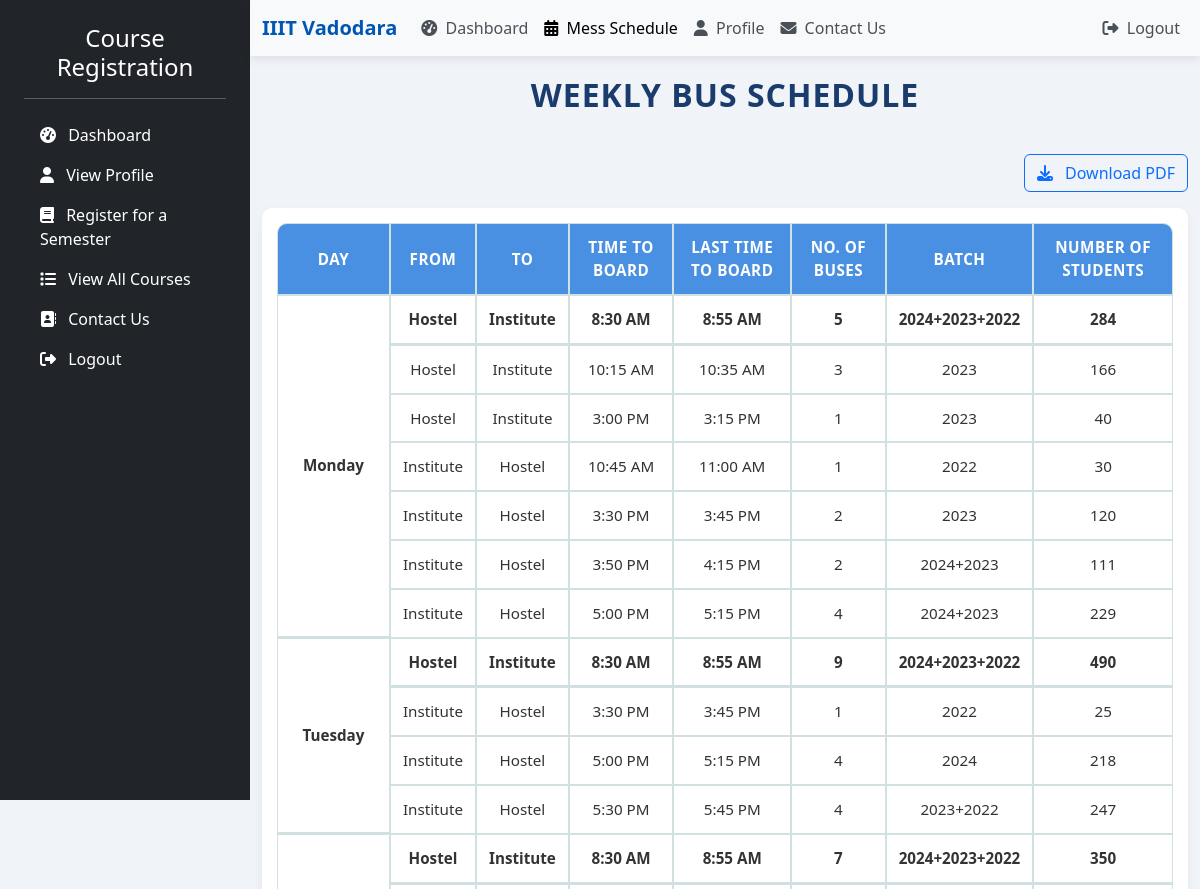
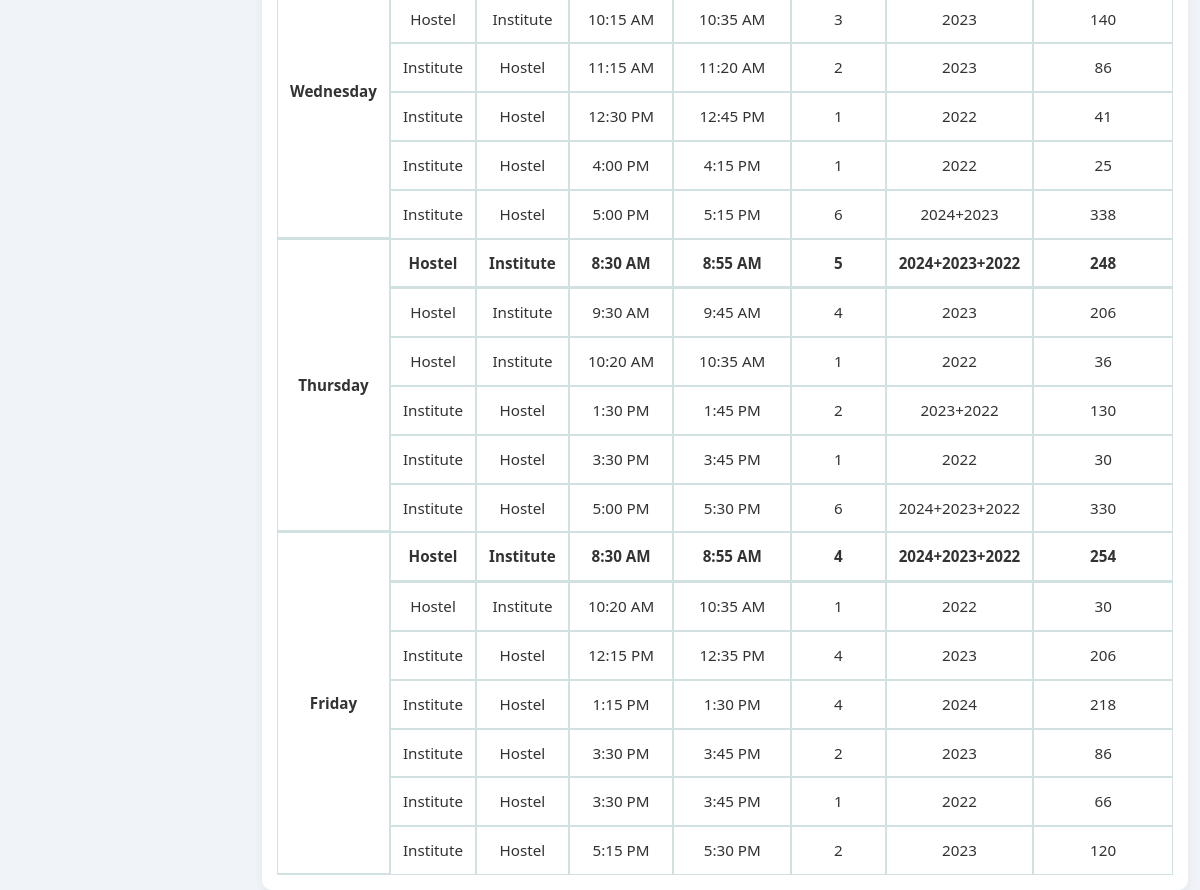
/accounts/bus_schedule/ (signed in), run on the app's committed database (2 pictures, top to bottom).
### accounts/models.py (models this page shows, shortened)
class BusSchedule(models.Model):
    day = models.CharField(max_length=10)  # e.g., "Monday"
    from_location = models.CharField(max_length=50)  # e.g., "Hostel"
    to_location = models.CharField(max_length=50)  # e.g., "Institute"
    time_to_board = models.CharField(max_length=10)  # e.g., "8:30 AM"
    last_time_to_board = models.CharField(max_length=10)  # e.g., "8:55 AM"
    no_of_buses = models.IntegerField()  # e.g., 5
    batch = models.CharField(max_length=50)  # e.g., "2024+2023+2022"
    no_of_students = models.IntegerField()  # e.g., 284

### accounts/views.py (the view)
# urls.py: path('bus_schedule/', views.bus_schedule, name='bus_schedule'),
def bus_schedule(request):
    email = request.session.get('student_email')
    if not email:
        messages.error(request, "User session expired. Please log in again.")
        return redirect('login')
    schedules = BusSchedule.objects.all()
    days = ['Monday', 'Tuesday', 'Wednesday', 'Thursday', 'Friday']
    schedules_by_day = {day: [] for day in days}
    for schedule in schedules:
        if schedule.day in days:
            schedules_by_day[schedule.day].append(schedule)
    return render(request, 'accounts/bus_schedule.html', {
        'schedules_by_day': schedules_by_day,
    })

### accounts/templates/accounts/bus_schedule.html (shortened to what this page needs)
{% load static %}
<!DOCTYPE html>
<html lang="en">
<head>
    <link href="https://cdn.jsdelivr.net/npm/bootstrap@5.3.0/dist/css/bootstrap.min.css" rel="stylesheet">
    <link rel="stylesheet" href="https://cdnjs.cloudflare.com/ajax/libs/font-awesome/6.4.0/css/all.min.css">
</head>
<body>
    <div class="d-flex">
        <div class="bg-dark text-white sidebar" style="width: 250px; min-height: 100vh; position: fixed;">
            <div class="p-4">
                <h4 class="text-center">Course Registration</h4>
                <hr class="bg-light">
                <ul class="nav flex-column">
                    <li class="nav-item">
                        <a class="nav-link text-white active" href="{% url 'dashboard' %}">
                            <i class="fas fa-tachometer-alt me-2"></i> Dashboard
                        </a>
                    </li>
                    <li class="nav-item">
                        <a class="nav-link text-white" href="{% url 'profile' %}">
                            <i class="fas fa-user me-2"></i> View Profile
                        </a>
                    </li>
                    <li class="nav-item">
                        <a class="nav-link text-white" href="{% url 'register_student' %}">
                            <i class="fas fa-book me-2"></i> Register for a Semester
                        </a>
                    </li>
                    <li class="nav-item">
                        <a class="nav-link text-white" href="{% url 'all_courses' %}">
                            <i class="fas fa-list me-2"></i> View All Courses
                        </a>
                    </li>
                    <li class="nav-item">
                        <a class="nav-link text-white" href="{% url 'contact_us' %}">
                            <i class="fas fa-address-book me-2"></i> Contact Us
                        </a>
                    </li>
                    <li class="nav-item">
                        <a class="nav-link text-white" href="{% url 'logout' %}">
                            <i class="fas fa-sign-out-alt me-2"></i> Logout
                        </a>
                    </li>
                </ul>
            </div>
        </div>
        <div class="main-content" style="margin-left: 250px; width: calc(100% - 250px);">
    <nav class="navbar navbar-expand-lg navbar-light bg-light">
        <div class="container-fluid">
            <a class="navbar-brand" href="{% url 'dashboard' %}">IIIT Vadodara</a>
            <div class="collapse navbar-collapse" id="navbarNav">
                <ul class="navbar-nav me-auto">
                    <li class="nav-item">
                        <a class="nav-link" href="{% url 'dashboard' %}"><i class="fas fa-tachometer-alt me-1"></i> Dashboard</a>
                    </li>
                    <li class="nav-item">
                        <a class="nav-link active" href="{% url 'mess_schedule' %}"><i class="fas fa-calendar-alt me-1"></i> Mess Schedule</a>
                    </li>
                    <li class="nav-item">
                        <a class="nav-link" href="{% url 'profile' %}"><i class="fas fa-user me-1"></i> Profile</a>
                    </li>
                    <li class="nav-item">
                        <a class="nav-link" href="{% url 'contact_us' %}"><i class="fas fa-envelope me-1"></i> Contact Us</a>
                    </li>
                </ul>
                <ul class="navbar-nav">
                    <li class="nav-item">
                        <a class="nav-link" href="{% url 'logout' %}"><i class="fas fa-sign-out-alt me-1"></i> Logout</a>
                    </li>
                </ul>
            </div>
        </div>
    </nav>
    <div class="container">
        <h2>Weekly Bus Schedule</h2>
        <div class="text-end mb-3">
            <button class="btn btn-outline-primary" onclick="downloadPDF()"><i class="fas fa-download me-2"></i> Download PDF</button>
        </div>
        <div class="table-container">
            <div class="table-responsive">
                <table class="table">
                    <thead>
                        <tr>
                            <th>Day</th>
                            <th>From</th>
                            <th>To</th>
                            <th>Time to Board</th>
                            <th>Last Time to Board</th>
                            <th>No. of Buses</th>
                            <th>Batch</th>
                            <th>Number of Students</th>
                        </tr>
                    </thead>
                    <tbody>
                        {% for day, schedules in schedules_by_day.items %}
                            {% for schedule in schedules %}
                                <tr {% if forloop.first %}class="day-row"{% endif %}>
                                    {% if forloop.first %}
                                        <td rowspan="{{ schedules|length }}">{{ schedule.day }}</td>
                                    {% endif %}
                                    <td>{{ schedule.from_location }}</td>
                                    <td>{{ schedule.to_location }}</td>
                                    <td>{{ schedule.time_to_board }}</td>
                                    <td>{{ schedule.last_time_to_board }}</td>
                                    <td>{{ schedule.no_of_buses }}</td>
                                    <td>{{ schedule.batch }}</td>
                                    <td>{{ schedule.no_of_students }}</td>
                                </tr>
                            {% endfor %}
                        {% endfor %}
                    </tbody>
                </table>
            </div>
        </div>
    </div>
</body>
</html>

### accounts/templates/accounts/bus_schedule.html (style rules this page uses)
body { background-color: #f0f4f8; font-family: 'Segoe UI', Tahoma, Geneva, Verdana, sans-serif; min-height: 100vh; }
.navbar { box-shadow: 0 2px 10px rgba(0, 0, 0, 0.1); }
.navbar-brand { font-weight: 600; color: #0056b3 !important; }
.navbar-nav .nav-link { color: #495057; transition: color 0.3s ease; }
.container { max-width: 1400px; margin: 0 auto; padding-top: 20px; }
h2 { color: #1a3c6d; text-align: center; margin-bottom: 40px; font-weight: 600; text-transform: uppercase; letter-spacing: 1px; }
.table-container { background-color: #ffffff; border-radius: 10px; box-shadow: 0 4px 12px rgba(0, 0, 0, 0.05); overflow: hidden; padding: 15px; }
.table { margin-bottom: 0; border-collapse: separate; border-spacing: 0; }
.table th, .table td { vertical-align: middle; text-align: center; padding: 12px; border: 1px solid #d1e0e0; font-size: 0.95rem; }
.table th { background-color: #4a90e2; color: #ffffff; font-weight: 600; text-transform: uppercase; letter-spacing: 0.5px; position: sticky; top: 0; z-index: 1; }
.table th:first-child { border-top-left-radius: 10px; }
.table th:last-child { border-top-right-radius: 10px; }
.table td { background-color: #ffffff; color: #333333; transition: background-color 0.3s ease; }
.day-row { background-color: #e6f0fa; font-weight: 600; }
.day-row td { border-bottom: 2px solid #d1e0e0; }

### data on the page
BusSchedule: day "Monday", from_location "Hostel", to_location "Institute", time_to_board "8:30 AM", last_time_to_board "8:55 AM", no_of_buses "5", batch "2024+2023+2022", no_of_students "284"
BusSchedule: from_location "Hostel", to_location "Institute", time_to_board "10:15 AM", last_time_to_board "10:35 AM", no_of_buses "3", batch "2023", no_of_students "166"
BusSchedule: from_location "Hostel", to_location "Institute", time_to_board "3:00 PM", last_time_to_board "3:15 PM", no_of_buses "1", batch "2023", no_of_students "40"
BusSchedule: from_location "Institute", to_location "Hostel", time_to_board "10:45 AM", last_time_to_board "11:00 AM", no_of_buses "1", batch "2022", no_of_students "30"
BusSchedule: from_location "Institute", to_location "Hostel", time_to_board "3:30 PM", last_time_to_board "3:45 PM", no_of_buses "2", batch "2023", no_of_students "120"
BusSchedule: from_location "Institute", to_location "Hostel", time_to_board "3:50 PM", last_time_to_board "4:15 PM", no_of_buses "2", batch "2024+2023", no_of_students "111"
BusSchedule: from_location "Institute", to_location "Hostel", time_to_board "5:00 PM", last_time_to_board "5:15 PM", no_of_buses "4", batch "2024+2023", no_of_students "229"
BusSchedule: day "Tuesday", from_location "Hostel", to_location "Institute", time_to_board "8:30 AM", last_time_to_board "8:55 AM", no_of_buses "9", batch "2024+2023+2022", no_of_students "490"
BusSchedule: from_location "Institute", to_location "Hostel", time_to_board "3:30 PM", last_time_to_board "3:45 PM", no_of_buses "1", batch "2022", no_of_students "25"
BusSchedule: from_location "Institute", to_location "Hostel", time_to_board "5:00 PM", last_time_to_board "5:15 PM", no_of_buses "4", batch "2024", no_of_students "218"
BusSchedule: from_location "Institute", to_location "Hostel", time_to_board "5:30 PM", last_time_to_board "5:45 PM", no_of_buses "4", batch "2023+2022", no_of_students "247"
BusSchedule: day "Wednesday", from_location "Hostel", to_location "Institute", time_to_board "8:30 AM", last_time_to_board "8:55 AM", no_of_buses "7", batch "2024+2023+2022", no_of_students "350"
BusSchedule: from_location "Hostel", to_location "Institute", time_to_board "10:15 AM", last_time_to_board "10:35 AM", no_of_buses "3", batch "2023", no_of_students "140"
BusSchedule: from_location "Institute", to_location "Hostel", time_to_board "11:15 AM", last_time_to_board "11:20 AM", no_of_buses "2", batch "2023", no_of_students "86"
BusSchedule: from_location "Institute", to_location "Hostel", time_to_board "12:30 PM", last_time_to_board "12:45 PM", no_of_buses "1", batch "2022", no_of_students "41"
BusSchedule: from_location "Institute", to_location "Hostel", time_to_board "4:00 PM", last_time_to_board "4:15 PM", no_of_buses "1", batch "2022", no_of_students "25"
BusSchedule: from_location "Institute", to_location "Hostel", time_to_board "5:00 PM", last_time_to_board "5:15 PM", no_of_buses "6", batch "2024+2023", no_of_students "338"
BusSchedule: day "Thursday", from_location "Hostel", to_location "Institute", time_to_board "8:30 AM", last_time_to_board "8:55 AM", no_of_buses "5", batch "2024+2023+2022", no_of_students "248"
BusSchedule: from_location "Hostel", to_location "Institute", time_to_board "9:30 AM", last_time_to_board "9:45 AM", no_of_buses "4", batch "2023", no_of_students "206"
BusSchedule: from_location "Hostel", to_location "Institute", time_to_board "10:20 AM", last_time_to_board "10:35 AM", no_of_buses "1", batch "2022", no_of_students "36"
BusSchedule: from_location "Institute", to_location "Hostel", time_to_board "1:30 PM", last_time_to_board "1:45 PM", no_of_buses "2", batch "2023+2022", no_of_students "130"
BusSchedule: from_location "Institute", to_location "Hostel", time_to_board "3:30 PM", last_time_to_board "3:45 PM", no_of_buses "1", batch "2022", no_of_students "30"
BusSchedule: from_location "Institute", to_location "Hostel", time_to_board "5:00 PM", last_time_to_board "5:30 PM", no_of_buses "6", batch "2024+2023+2022", no_of_students "330"
BusSchedule: day "Friday", from_location "Hostel", to_location "Institute", time_to_board "8:30 AM", last_time_to_board "8:55 AM", no_of_buses "4", batch "2024+2023+2022", no_of_students "254"
BusSchedule: from_location "Hostel", to_location "Institute", time_to_board "10:20 AM", last_time_to_board "10:35 AM", no_of_buses "1", batch "2022", no_of_students "30"
BusSchedule: from_location "Institute", to_location "Hostel", time_to_board "12:15 PM", last_time_to_board "12:35 PM", no_of_buses "4", batch "2023", no_of_students "206"
BusSchedule: from_location "Institute", to_location "Hostel", time_to_board "1:15 PM", last_time_to_board "1:30 PM", no_of_buses "4", batch "2024", no_of_students "218"
BusSchedule: from_location "Institute", to_location "Hostel", time_to_board "3:30 PM", last_time_to_board "3:45 PM", no_of_buses "2", batch "2023", no_of_students "86"
BusSchedule: from_location "Institute", to_location "Hostel", time_to_board "3:30 PM", last_time_to_board "3:45 PM", no_of_buses "1", batch "2022", no_of_students "66"
BusSchedule: from_location "Institute", to_location "Hostel", time_to_board "5:15 PM", last_time_to_board "5:30 PM", no_of_buses "2", batch "2023", no_of_students "120"
